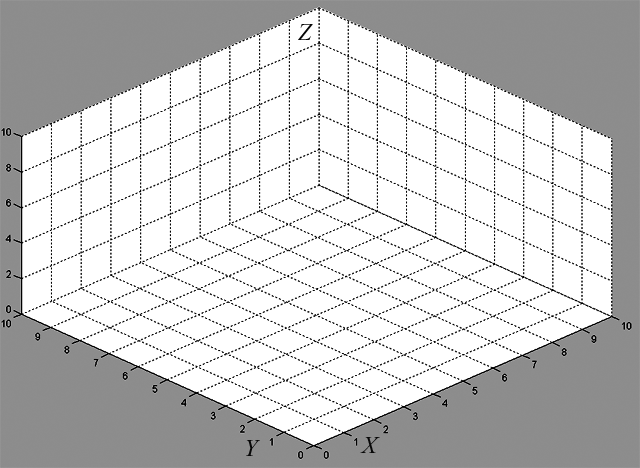
%> input picture test_image.bmp, 640 x 468 px
$ octave Project1.m   (GNU Octave 9; MATLAB toolbox functions it lacks are replaced by stand-ins)
%> lines starting %> are read from the running program, lines starting %| are printed output that depends on the picture; in (x1, y1, x2, y2) boxes, pixels count from 0 and x2, y2 are one past the last pixel; in counts of white or black regions, pixels touching at a corner belong together; the program's own positions count from 1
clear;

% Image, 2D Points, and 3D Points Loading
I1=imread('test_image.bmp');
%> I1 is the input picture: size 468x640 uint8; min 0, max 255, mean 201.7
V1=imread('test_image.bmp');
p = load("observe.dat");
P = load("model.dat");
P = [P, ones(27,1)];

%% Projection Matrix Estimation
zero_T = [0 0 0 0];
for i=1:size(p,1)
    A = [P(i,:) zero_T -1*p(i,1).*P(i,:)];
    B = [zero_T P(i,:) -1*p(i,2).*P(i,:)];
    if i == 1
        Q = [A; B];
    else
        Q = [Q; A; B];
    end
end

% Eigenvalue Problem - Evaluate which column the best error value
[V, D] = eig(Q'*Q);
min_index = 1;
for i = 1:size(D,1)
    if D(min_index, min_index) > D(i,i)
        min_index = i;
    end
end

% Projection Matrix Construction
m=V(:,min_index);
M = reshape(m,4,3)';

%% Variables to Calculate Intrinsic and Extrinsic Parameters
A = M(1:3, 1:3);
b = M(1:3, 4);
a1 = A(1,:);
a2 = A(2,:);
a3 = A(3,:);

% Intrinsic Parameters - u0, v0, theta, alpha, beta
rho = 1/norm(a3);
num = -(dot(cross(a1,a3), cross(a2,a3)));
den = norm(cross(a1,a3))*norm(cross(a2,a3));

u0 = rho*rho*dot(a1,a3)                             % u0
v0 = rho*rho*dot(a2,a3)                             % v0
theta = acos(num/den)                               % theta
alpha = rho*rho*norm(cross(a1,a3))*sin(theta)     % alpha
beta = rho*rho*norm(cross(a2,a3))*sin(theta)      % beta

% Extrinsic Parameters - Rotation Matrix, and Shift Matrix
r1 = cross(a2,a3)/norm(cross(a2,a3));
r3 = rho*a3;
r2 = cross(r3, r1);

R = [r1; r2; r3]                                      % Rotation Matrix

K = [-alpha, -1*alpha*cot(theta), u0; 0, beta/sin(theta), v0; 0, 0, 1];
t = rho*inv(K)*b                                      % Shift Matrix

M_estimated = [K*R K*t]/rho

%% Calculate Points with Estimated Projection Matrix and Parameters
for x=1:11      %{x,y,0|x,y=0,…,10}
    for y=1:11
        point = [(M_estimated*[x-1, y-1, 0, 1]')];
        point = round((point/point(3,:))');
        if y==1 && x==1
            p1 = point(:,1:2);
        else
            p1 = [p1; point(:,1:2)];
        end
    end
end

for z=1:11      %{x,10,z|x,z=0,…,10}
    for y=1:11
        point = (M_estimated*[10, y-1, z-1, 1]');
        point = round((point/point(3,:))');
        if y==1 && z==1
            p2 = point(:,1:2);
        else
            p2 = [p2; point(:,1:2)];
        end
    end
end

for x=1:11      %{10,y,z|y,z=0,…,10}
    for z=1:11
        point = (M_estimated*[x-1, 10, z-1, 1]');
        point = round((point/point(3,:))');
        if z==1 && x==1
            p3 = point(:,1:2);
        else
            p3 = [p3; point(:,1:2)];
        end
    end
end

%% Plot the estimated 2D-points onto image
for i=1:size(p1,1)          %{x,y,0|x,y=0,…,10}
    mx=p1(i,1);
    my=p1(i,2);
    for j=mx-2:mx+2
        for k=my-2:my+2
            I1(k,j)=1;
        end
    end
end
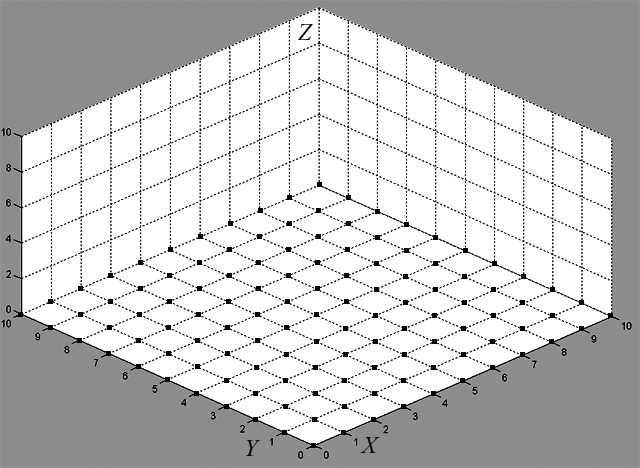
%> I1: size 468x640 uint8; 1.01% of pixels changed, all inside (x1, y1, x2, y2) = (18, 182, 613, 448)
for i=1:size(p1,1)          %{x,10,z|x,z=0,…,10}
    mx=p2(i,1);
    my=p2(i,2);
    for j=mx-2:mx+2
        for k=my-2:my+2
            I1(k,j)=1;
        end
    end
end
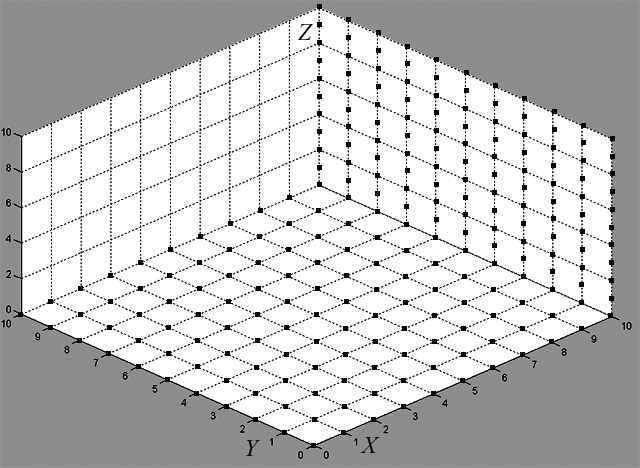
%> I1: size 468x640 uint8; 0.92% of pixels changed, all inside (x1, y1, x2, y2) = (317, 4, 615, 301)
for i=1:size(p1,1)          %{10,y,z|y,z=0,…,10}
    mx=p3(i,1);
    my=p3(i,2);
    for j=mx-2:mx+2
        for k=my-2:my+2
            I1(k,j)=1;
        end
    end
end
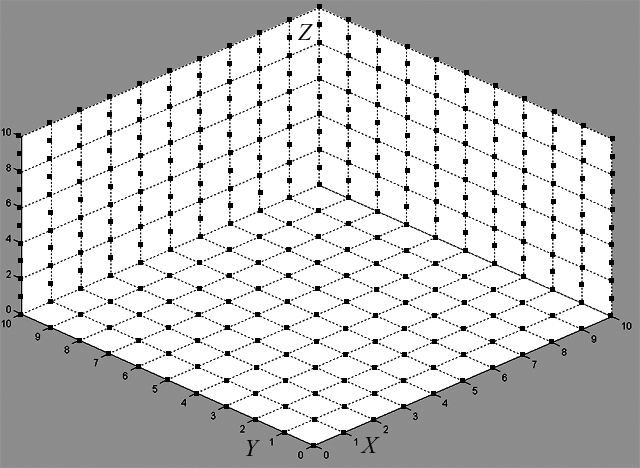
%> I1: size 468x640 uint8; 0.83% of pixels changed, all inside (x1, y1, x2, y2) = (16, 17, 292, 299)
figure(1), imshow(I1)

%% Video - Moving 3D Object
vidObj = VideoWriter("3D_Movement.avi");
open(vidObj);
cube_pos = [0,0,0; 0,1,0; 1,0,0; 1,1,0; 0,0,1; 0,1,1; 1,0,1; 1,1,1];
%> (the run ends here)
